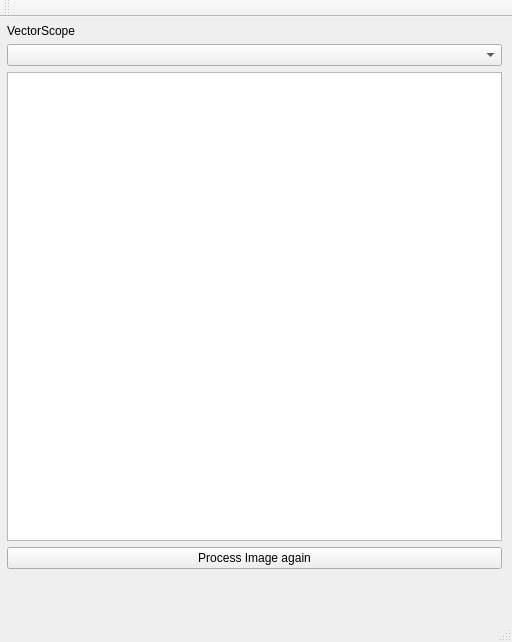
<?xml version="1.0" encoding="UTF-8"?>
<ui version="4.0">
 <class>MainWindow</class>
 <widget class="QMainWindow" name="MainWindow">
  <property name="geometry">
   <rect>
    <x>0</x>
    <y>0</y>
    <width>512</width>
    <height>642</height>
   </rect>
  </property>
  <property name="windowTitle">
   <string>MainWindow</string>
  </property>
  <widget class="QWidget" name="centralWidget">
   <widget class="QWidget" name="verticalLayoutWidget">
    <property name="geometry">
     <rect>
      <x>-1</x>
      <y>-1</y>
      <width>511</width>
      <height>581</height>
     </rect>
    </property>
    <layout class="QVBoxLayout" name="verticalLayout">
     <property name="leftMargin">
      <number>8</number>
     </property>
     <property name="topMargin">
      <number>8</number>
     </property>
     <property name="rightMargin">
      <number>8</number>
     </property>
     <property name="bottomMargin">
      <number>8</number>
     </property>
     <item>
      <widget class="QLabel" name="label">
       <property name="text">
        <string>VectorScope</string>
       </property>
      </widget>
     </item>
     <item>
      <widget class="QComboBox" name="comboBox"/>
     </item>
     <item>
      <widget class="QGraphicsView" name="graphicsView">
       <property name="backgroundBrush">
        <brush brushstyle="SolidPattern">
         <color alpha="255">
          <red>0</red>
          <green>0</green>
          <blue>0</blue>
         </color>
        </brush>
       </property>
       <property name="sceneRect">
        <rectf>
         <x>0.000000000000000</x>
         <y>0.000000000000000</y>
         <width>400.000000000000000</width>
         <height>400.000000000000000</height>
        </rectf>
       </property>
      </widget>
     </item>
     <item>
      <widget class="QPushButton" name="pushButton">
       <property name="text">
        <string>Process Image again</string>
       </property>
      </widget>
     </item>
     <item>
      <widget class="QLabel" name="dt_in_ms">
       <property name="text">
        <string/>
       </property>
      </widget>
     </item>
    </layout>
   </widget>
  </widget>
  <widget class="QMenuBar" name="menuBar">
   <property name="geometry">
    <rect>
     <x>0</x>
     <y>0</y>
     <width>512</width>
     <height>21</height>
    </rect>
   </property>
  </widget>
  <widget class="QToolBar" name="mainToolBar">
   <attribute name="toolBarArea">
    <enum>TopToolBarArea</enum>
   </attribute>
   <attribute name="toolBarBreak">
    <bool>false</bool>
   </attribute>
  </widget>
  <widget class="QStatusBar" name="statusBar"/>
 </widget>
 <layoutdefault spacing="6" margin="11"/>
 <resources/>
 <connections/>
</ui>
